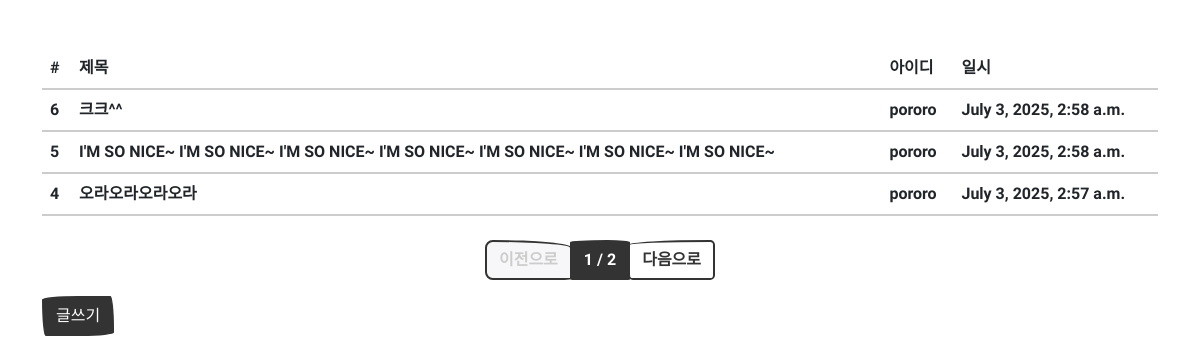
/board/list/, run on the app's committed database.
### board/models.py (models this page shows, shortened)
class Board(models.Model):
    title = models.CharField(
        max_length=128,
        verbose_name='제목'
    )
    contents = models.TextField(verbose_name='내용')
    writer = models.ForeignKey(
        'bcuser.Bcuser',
        on_delete=models.CASCADE,
        verbose_name='작성자'
    )
    registered_dttm = models.DateTimeField(
        auto_now_add=True,
        verbose_name='등록시간'
    )
    class Meta:
        db_table = 'bootcampus_board'
        verbose_name = '솔데스크캠퍼스 게시글'
        verbose_name_plural = '솔데스크캠퍼스 게시글'

### bcuser/models.py (models this page shows)
class Bcuser(models.Model):
    username=models.CharField(max_length=32, verbose_name='사용자명')
    useremail=models.EmailField(max_length=128, verbose_name='사용자 이메일')
    password=models.CharField(max_length=64, verbose_name='비밀번호')
    registered_dttm=models.DateTimeField(auto_now_add=True, verbose_name='등록시간')
    def __str__(self) :
        return self.username
    class Meta:
        db_table='soldesk_bcuser'
        verbose_name='솔데스크 사용자'
        verbose_name_plural='솔데스크 사용자'

### board/views.py (the view)
# urls.py: path('list/', views.board_list), # 게시글 목록: list로 요청이 오면 views.board_list 함수 호출
def board_list(request):
    all_boards=Board.objects.all().order_by('-id')
    page=int(request.GET.get('p', 1))
    paginator=Paginator(all_boards, 3)
    boards=paginator.get_page(page)
    return render(request, 'board_list.html', {'boards':boards})

### board/templates/board_list.html (shortened to what this page needs)
<!DOCTYPE html>
<html lang="en">
<head>
    <link rel="stylesheet" href="/static/bootstrap.min.css">
</head>
<body>
    <div class="container">
        <div class="row mt-5">
            <div class="col-12">
                <table class="table table-light">
                    <thead class="thead-light">
                        <tr>
                            <th>#</th>
                            <th>제목</th>
                            <th>아이디</th>
                            <th>일시</th>
                        </tr>
                    </thead>
                    <tbody class="text-dark">
                        {% for board in boards %}
                        <tr onclick="location.href='/board/detail/{{board.id}}/'">
                            <th>{{ board.id }}</th>
                            <td>{{ board.title }}</td>
                            <td>{{ board.writer }}</td>
                            <td>{{ board.registered_dttm }}</td>
                        </tr>
                        {% endfor %}
                    </tbody>
                </table>
            </div>
        </div>
        <div class="row mt-2">
            <div class="col-12">
                <nav>
                    <ul class="pagination justify-content-center">
                        {% if boards.has_previous %}
                        <li class="page-item">
                            <a class="page-link" href="?p={{ boards.previous_page_number }}">이전으로</a>
                        </li>
                        {% else %}
                        <li class="page-item disabled">
                            <a class="page-link" href="#">이전으로</a>
                        </li>
                        {% endif %}
                        <li class="page-item active">
                            <a class="page-link" href="#">{{ boards.number }} / {{ boards.paginator.num_pages }}</a>
                        </li>
                        {% if boards.has_next %}
                        <li class="page-item">
                            <a class="page-link" href="?p={{ boards.next_page_number }}">다음으로</a>
                        </li>
                        {% else %}
                        <li class="page-item disabled">
                            <a class="page-link" href="#">다음으로</a>
                        </li>
                        {% endif %}
                    </ul>
                </nav>
            </div>
        </div>
        <div class="row">
            <div class="col-12">
                <button class="btn btn-primary" onclick="location.href='/board/write'">글쓰기</button>
            </div>
        </div>
    </div>
</body>
</html>

### data on the page
Board: id "6", title "크크^^", writer "pororo", registered_dttm "July 3, 2025, 2:58 a.m."
Board: id "5", title "I'M SO NICE~ I'M SO NICE~ I'M SO NICE~ I'M SO NICE~ I'M SO NICE~ I'M SO NICE~ I'M SO NICE~", writer "pororo", registered_dttm "July 3, 2025, 2:58 a.m."
Board: id "4", title "오라오라오라오라", writer "pororo", registered_dttm "July 3, 2025, 2:57 a.m."

### other printed values
{{ boards.number }} "1"
{{ boards.paginator.num_pages }} "2"
